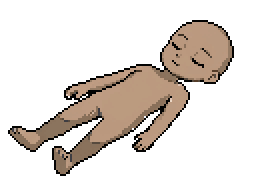
#> input picture CreateSprites/lying_pipeline/A_clean_0.png, 128 x 96 px (shown 2 times larger)
$ python make_newbase.py
#> lines starting #> are read from the running program, lines starting #| are printed output that depends on the picture
### CreateSprites/lying_pipeline/strip_face.py
"""Removes the baked-in facial features from the lying bodies: inside the head, dark interior
pixels (eyes, brows, nose, mouth lines) are inpainted from the surrounding skin. The head
outline and the ears (within 2px of the silhouette edge) are left untouched."""
import os
from PIL import Image

OUT = os.path.dirname(os.path.abspath(__file__))
HEADS = {"A_clean_0.png": ((98, 24), 21), "B_fix_0.png": ((31, 75), 21)}

def lum(p): return 0.299 * p[0] + 0.587 * p[1] + 0.114 * p[2]

def edge_dist(px, w, h, x, y, maxd=3):
    for d in range(1, maxd + 1):
        for dx in range(-d, d + 1):
            for dy in range(-d, d + 1):
                X, Y = x + dx, y + dy
                if not (0 <= X < w and 0 <= Y < h) or px[X, Y][3] == 0:
                    return d
    return maxd + 1

# [22 lines left out: function strip, not called in this run]

# [8 lines that do not run on import are left out]

### CreateSprites/lying_pipeline/make_newbase.py
"""Transplants PixelLab's improved head (facefix_*.png) onto the original lying bodies (which the
garment layers are aligned to), then produces a faceless version of it.
Outputs (128x96, same coords as A_clean_0 / B_fix_0):
  {A,B}_v2_face.png    body with the improved head and its default face
  {A,B}_v2_noface.png  same, face features inpainted with skin"""
import os
from PIL import Image
from strip_face import lum, edge_dist

OUT = os.path.dirname(os.path.abspath(__file__))
VIEWS = {  # old body, fixed image, shift fixed->old, old head centre, radius
    "A": ("A_clean_0.png", "facefix_0.png", (0, 3), (98, 24), 20),
    "B": ("B_fix_0.png", "facefix_1.png", (3, 3), (31, 75), 20),
}

def transplant(v):
    old_f, new_f, (dx, dy), (cx, cy), r = VIEWS[v]
    old = Image.open(os.path.join(OUT, old_f)).convert("RGBA"); op = old.load()
    new = Image.open(os.path.join(OUT, new_f)).convert("RGBA"); np_ = new.load()
    W, H = old.size
    for y in range(H):
        for x in range(W):
            d2 = (x - cx) ** 2 + (y - cy) ** 2
            X, Y = x + dx, y + dy
            src_px = np_[X, Y] if 0 <= X < W and 0 <= Y < H else (0, 0, 0, 0)
            if d2 <= r * r:
                op[x, y] = src_px
            elif d2 <= (r + 3) ** 2 and not src_px[3]:
                op[x, y] = (0, 0, 0, 0)       # leftovers of the old (larger) head
    return old

def skin_like(p, ref):
    r, g, b, a = p
    return a and r > g > b and r - b > 20 and ref * 0.78 <= lum(p) <= ref * 1.15

def strip(im, center, rad):
    im = im.copy(); px = im.load(); W, H = im.size
    head = [(x, y) for y in range(H) for x in range(W)
            if px[x, y][3] and (x - center[0]) ** 2 + (y - center[1]) ** 2 <= rad * rad]
    interior = [p for p in head if edge_dist(px, W, H, *p) > 2]
    vals = sorted(lum(px[p]) for p in interior); ref = vals[len(vals) // 2]
    holes = {p for p in interior if not skin_like(px[p], ref)}
    # eye whites / iris pixels can sit right next to the outline: take them too (never the outline)
    holes |= {p for p in head if edge_dist(px, W, H, *p) == 2 and px[p][3]
              and (lum(px[p]) > ref * 1.15 or px[p][1] > px[p][0])}
    while holes:
        filled = {}
        for x, y in holes:
            nb = [px[x + i, y + j] for i in (-1, 0, 1) for j in (-1, 0, 1)
                  if (i or j) and (x + i, y + j) not in holes and px[x + i, y + j][3]]
            if len(nb) >= 3:
                filled[(x, y)] = tuple(round(sum(c[k] for c in nb) / len(nb)) for k in range(3)) + (255,)
        if not filled: break
        for p, c in filled.items(): px[p] = c
        holes -= filled.keys()
    return im

if __name__ == "__main__":
    for v, (_, _, _, c, r) in VIEWS.items():
        face = transplant(v); face.save(os.path.join(OUT, f"{v}_v2_face.png"))
#> in transplant, old is the input picture: PIL image 128x96 RGBA; mean R, G, B, A 38.6, 31.8, 26.3, 66.7
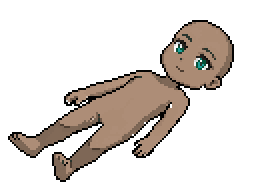
#> input picture CreateSprites/lying_pipeline/facefix_0.png, 128 x 96 px (shown 2 times larger)
#> in transplant, new is the input picture: PIL image 128x96 RGBA; mean R, G, B, A 36.1, 29.8, 25, 68.5
#> after `face = transplant(v)`:
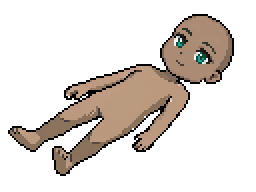
#> face: PIL image 128x96 RGBA (shown 2 times larger); mean R, G, B, A 38.2, 31.6, 26.3, 68.5; transparent parts drawn white
        strip(face, c, r).save(os.path.join(OUT, f"{v}_v2_noface.png"))
#> in strip, `head = [(x, y) for y in range(H) for x in range(W) if px[x, y][3] and ..`: head = 1001 pairs, first value 80 to 116, second value 7 to 43
#> in strip, `interior = [p for p in head if edge_dist(px, W, H, *p) > 2]`: interior = 723 pairs, first value 82 to 114, second value 9 to 40
#> in strip, `vals = sorted((lum(px[p]) for p in interior))`: vals = 723 values from 3.89 to 250
#> in strip, `ref = vals[len(vals) // 2]`: ref = 145.9
#> in strip, `holes = {p for p in interior if not skin_like(px[p], ref)}`: holes = 148 items
#> in strip, `holes |= {p for p in head if edge_dist(px, W, H, *p) == 2 and px[p][3]..`: holes = 149 items
#> the loop in strip, `while holes:` made 4 passes
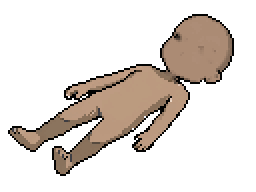
#> saved as A_v2_noface.png: PIL image 128x96 RGBA (shown 2 times larger); mean R, G, B, A 39.1, 32.1, 26.6, 68.5; transparent parts drawn white
#> pass 2 of the loop `for v, (_, _, _, c, r) in VIEWS.items():`:
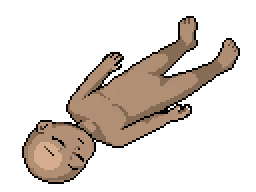
#> input picture CreateSprites/lying_pipeline/B_fix_0.png, 128 x 96 px (shown 2 times larger)
#> in transplant, old is the input picture: PIL image 128x96 RGBA; mean R, G, B, A 40.7, 32.8, 26.6, 71.3
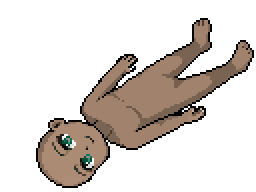
#> input picture CreateSprites/lying_pipeline/facefix_1.png, 128 x 96 px (shown 2 times larger)
#> in transplant, new is the input picture: PIL image 128x96 RGBA; mean R, G, B, A 37.4, 30.7, 25.7, 72.5
#> the loop in strip (call 2), `while holes:` made 4 passes
    s = Image.new("RGBA", (136 * 2, 104 * 2), (58, 56, 70, 255))
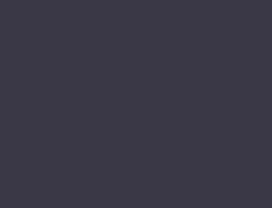
#> s: PIL image 272x208 RGBA; mean R, G, B, A 58, 56, 70, 255
    for i, v in enumerate("AB"):
        s.alpha_composite(Image.open(os.path.join(OUT, f"{v}_v2_face.png")), (i * 136, 0))
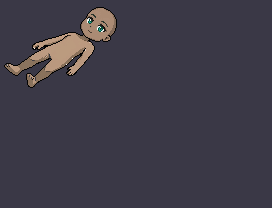
#> s: PIL image 272x208 RGBA; mean R, G, B, A 62.9, 59.6, 71.6, 255
        s.alpha_composite(Image.open(os.path.join(OUT, f"{v}_v2_noface.png")), (i * 136, 104))
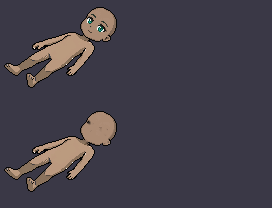
#> s: PIL image 272x208 RGBA; mean R, G, B, A 68, 63.3, 73.3, 255
#> pass 2 of the loop `for i, v in enumerate("AB"):`:
#> `s.alpha_composite(Image.open(os.path.join(OUT, f"{v}_v2_noface.png")),..`:
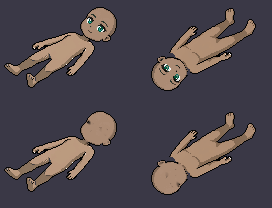
#> s: PIL image 272x208 RGBA; mean R, G, B, A 78.2, 70.6, 76.4, 255
    s.resize((s.width * 4, s.height * 4), Image.NEAREST).save(os.path.join(OUT, "_newbase.png"))
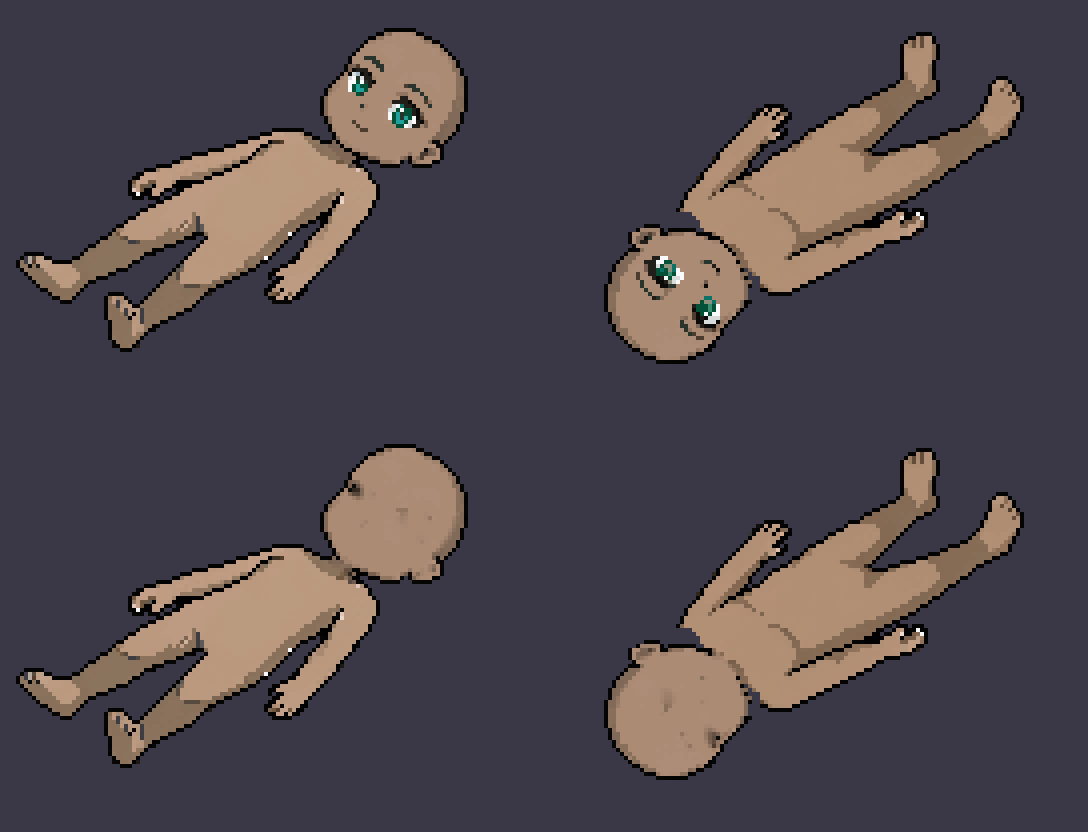
#> saved as _newbase.png: PIL image 1088x832 RGBA; mean R, G, B, A 78.2, 70.6, 76.4, 255
